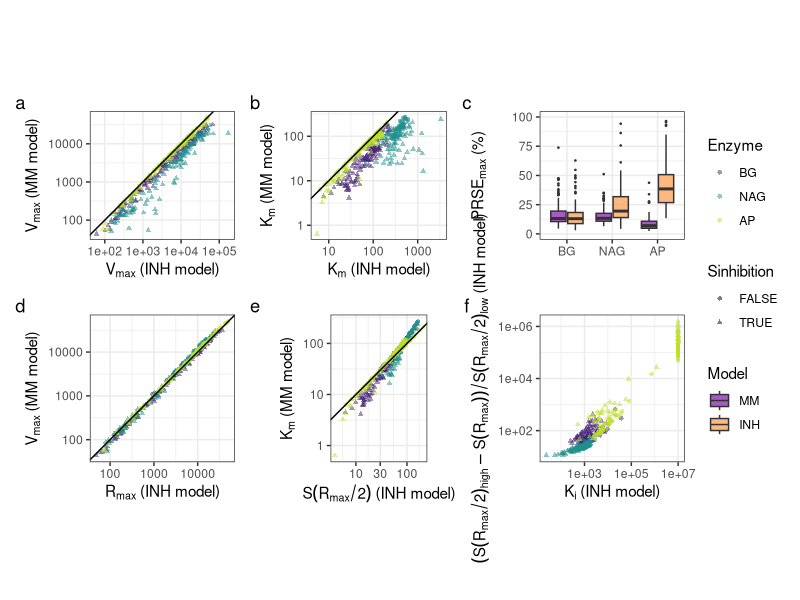
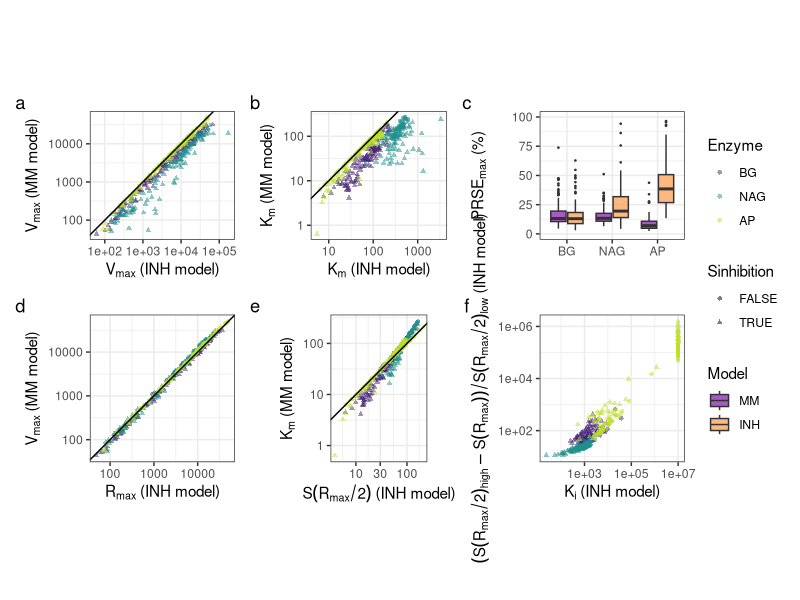

Write R code to recreate these figures, in order.
# Figure 3

library(ggplot2)
library(patchwork)

# Vmax, Km, Rmax, S(Rmax/2) relations ----

# Load and combine datasets to one long table:
params_BG <- cbind(read.csv(file = "./output/params_high_BG_nls.csv"), Model = "MM")
params_NAG <- cbind(read.csv(file = "./output/params_high_NAG_nls.csv"), Model = "MM")
params_AP <- cbind(read.csv(file = "./output/params_high_AP_nls.csv"), Model = "MM")

params_inh_BG <- cbind(read.csv(file = "./output/params_high_BG_nls_inh.csv"), Model = "INH")
params_inh_NAG <- cbind(read.csv(file = "./output/params_high_NAG_nls_inh.csv"), Model = "INH")
params_inh_AP <- cbind(read.csv(file = "./output/params_high_AP_nls_inh.csv"), Model = "INH")

# put subsets together:
params <- rbind(params_BG, params_NAG, params_AP)
params_inh <- rbind(params_inh_BG, params_inh_NAG, params_inh_AP)

params$max <- params$Vmax
params$half <- params$Km
params_inh$max <- params_inh$Rmax
params_inh$half <- params_inh$SRmax05
md <- rbind(params[,c("sample","Enzyme","Model","max","half")],
            params_inh[,c("sample","Enzyme","Model","max","half")])
md$Model <- factor(md$Model, levels = c("MM","INH"))
md$Enzyme <- factor(md$Enzyme, levels = c("BG","NAG","AP"))

sum(params[,c("sample")] - params_inh[,c("sample")])
pai <- params_inh
pai$inhVmax <- params_inh$Vmax
pai$inhKm <- params_inh$Km
pai$inhKi <- params_inh$Ki
pd <- cbind(params[,c("sample","Enzyme","Vmax","Km")],
            pai[,c("inhVmax","inhKm","inhKi","Rmax","SRmax","SRmax05","SRmax05highS","Sinhibition","INHbetter_aov_pvalue")])
pd$Enzyme <- factor(pd$Enzyme, levels = c("BG","NAG","AP"))

# INH model parameters


# Scatterplots for relation of parameters

RmaxVmax <- ggplot(data = pd, aes(x = Rmax, y = Vmax, col = Enzyme)) +
  geom_point(aes(shape = Sinhibition), alpha = 0.5, stroke = 0) +
  geom_abline(slope = 1, intercept = 0) +
  scale_y_log10() + scale_x_log10() + coord_fixed() +
  xlab(expression(R[max]~"(INH model)")) + ylab(expression(V[max]~"(MM model)")) +
  #facet_grid(~INHbetter_aov_pvalue<0.05) +
  scale_color_viridis_d(option = "D", begin = 0.1, end = 0.9) + theme_bw()
VmaxVmax <- ggplot(data = pd, aes(x = inhVmax, y = Vmax, col = Enzyme)) +
  geom_point(aes(shape = Sinhibition), alpha = 0.5, stroke = 0) +
  geom_abline(slope = 1, intercept = 0) +
  scale_y_log10() + scale_x_log10() + coord_fixed() +
  xlab(expression(V[max]~"(INH model)")) + ylab(expression(V[max]~"(MM model)")) +
  #facet_grid(~INHbetter_aov_pvalue<0.05) +
  scale_color_viridis_d(option = "D", begin = 0.1, end = 0.9) + theme_bw()
KmKm <- ggplot(data = pd, aes(x = inhKm, y = Km, col = Enzyme)) +
  geom_point(aes(shape = Sinhibition), alpha = 0.5, stroke = 0) +
  geom_abline(slope = 1, intercept = 0) +
  coord_fixed() + scale_y_log10() + scale_x_log10() + 
  xlab(expression(K[m]~"(INH model)")) + ylab(expression(K[m]~"(MM model)")) +
  #facet_grid(~INHbetter_aov_pvalue<0.05) +
  scale_color_viridis_d(option = "D", begin = 0.1, end = 0.9) + theme_bw()
SRmax05Km <- ggplot(data = pd, aes(x = SRmax05, y = Km, col = Enzyme)) +
  geom_point(aes(shape = Sinhibition), alpha = 0.5, stroke = 0) +
  #geom_smooth(method = "lm", alpha = 0.1, lwd = 0.2) +
  geom_abline(slope = 1, intercept = 0) +
  coord_fixed() + scale_y_log10() + scale_x_log10() + 
  xlab(expression(S(R[max]/2)~"(INH model)")) + ylab(expression(K[m]~"(MM model)")) +
  #facet_grid(~INHbetter_aov_pvalue<0.05) +
  scale_color_viridis_d(option = "D", begin = 0.1, end = 0.9) + theme_bw()
SRmax05Int_Ki <- ggplot(data = pd,#subset(pd, inhKi < 9e+06),
                        aes(y = ((SRmax05highS - SRmax) / SRmax05),
                      x = inhKi, col = Enzyme)) +
  geom_point(aes(shape = Sinhibition), alpha = 0.5, stroke = 0) +
  xlab(expression(K[i]~"(INH model)")) +
  ylab(expression((S(R[max]/2)[high] - S(R[max])) / S(R[max]/2)[low] ~"(INH model)")) +
  scale_x_log10() + scale_y_log10() +
  scale_color_viridis_d(option = "D", begin = 0.1, end = 0.9) + theme_bw()

# PRSE ----

# Load and combine datasets to one long table:
mpstats_BG <- cbind(read.csv(file = "./output/mpstats_high_BG_nls.csv"), PRSE_Ki = NA, Model = "MM")
mpstats_NAG <- cbind(read.csv(file = "./output/mpstats_high_NAG_nls.csv"), PRSE_Ki = NA, Model = "MM")
mpstats_AP <- cbind(read.csv(file = "./output/mpstats_high_AP_nls.csv"), PRSE_Ki = NA, Model = "MM")

mpstats_inh_BG <- cbind(read.csv(file = "./output/mpstats_high_BG_nls_inh.csv"), Model = "INH")
mpstats_inh_NAG <- cbind(read.csv(file = "./output/mpstats_high_NAG_nls_inh.csv"), Model = "INH")
mpstats_inh_AP <- cbind(read.csv(file = "./output/mpstats_high_AP_nls_inh.csv"), Model = "INH")

# put subsets together:
mpstats <- rbind(mpstats_BG, mpstats_NAG, mpstats_AP) # for AP, MM model fits are reduced to cases where the INH model also converged 
mpstats_inh <- rbind(mpstats_inh_BG, mpstats_inh_NAG, mpstats_inh_AP)

mp <- rbind(mpstats, mpstats_inh)
mp$Model <- factor(mp$Model, levels = c("MM","INH"))
mp$Enzyme <- factor(mp$Enzyme, levels = c("BG","NAG","AP"))

mcol <- c(viridis::plasma(n=5, alpha = 0.66)[2],
          viridis::plasma(n=5, alpha = 0.33)[2],
          viridis::plasma(n=5, alpha = 0.66)[4])

pPRSEmax_all <- ggplot(data = mp, #subset(mp, PRSEmax < 100),
                       aes(x = Enzyme, y = PRSEmax, fill = Model)) + 
  geom_boxplot(outlier.size = 0.25) + #scale_y_log10() +
  ylab(expression(PRSE[max]~"(%)")) +
  ylim(0, 100) +
  scale_fill_manual(values = mcol[c(1,3)]) +
  #facet_grid(INHbetter_aov_pvalue<0.05 ~ Sinhibition) +
  #facet_grid(~ Sinhibition, labeller = "label_both") +
  theme_bw() + theme(axis.title.x = element_blank())

# (VmaxVmax / KmKm) |
#   (RmaxVmax / SRmax05Km) |
#   (pPRSEmax_Sin / pPRSEmax_Sno) +
VmaxVmax + KmKm + pPRSEmax_all +
  RmaxVmax + SRmax05Km +
  SRmax05Int_Ki + 
  plot_annotation(tag_levels = "a") +
  plot_layout(guides = "collect", ncol = 3)
ggsave("images/Figure3abcdef.pdf", width = 8, height = 5)

# Report number of observations not included in illustrated y-ranges
tapply(mp$PRSEmax, INDEX = list(mp$Model, mp$Enzyme, mp$Sinhibition),
       FUN = function(x){sum(na.omit(x)>100)})
